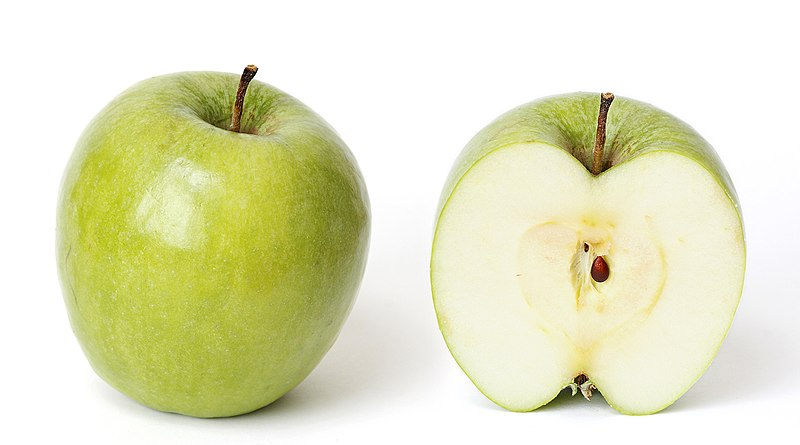
#> input picture 02_Image_Processing/apples.jpg, 800 x 445 px
$ jupyter execute 11_Otsu_thresholding.ipynb
#> lines starting #> are read from the running program, lines starting #| are printed output that depends on the picture; after the words box and inside, x2 and y2 are one past the last pixel; in counts of white or black regions, pixels touching at a corner belong together
[cell 1]
# Python program to illustrate
# Otsu thresholding type on an image

# organizing imports
import cv2
import numpy as np

# path to input image is specified and
# image is loaded with imread command
image1 = cv2.imread('apples.jpg')
#> image1 is the input picture: shape (445, 800, 3); mean B, G, R 194.3, 228.9, 227.9

# cv2.cvtColor is applied over the
# image input with applied parameters
# to convert the image in grayscale
img = cv2.cvtColor(image1, cv2.COLOR_BGR2GRAY)
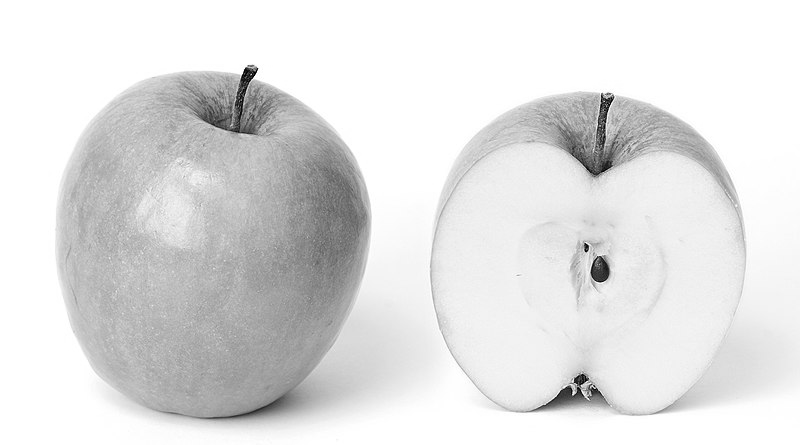
#> img: shape (445, 800); min 1, max 255, mean 224.7

# applying Otsu thresholding
# as an extra flag in binary
# thresholding
ret, thresh1 = cv2.threshold(img, 120, 255, cv2.THRESH_BINARY +
                                            cv2.THRESH_OTSU)
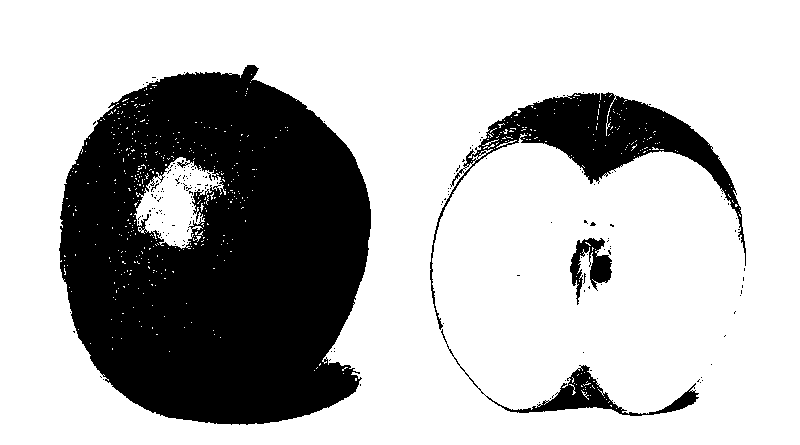
#> thresh1: shape (445, 800); 71.9% white; 173 black regions (169 under 20 px), largest, box (x1, y1, x2, y2) and area: (59, 65, 371, 425) 83960, (430, 92, 746, 330) 12032, (441, 329, 699, 416) 2437, (570, 238, 612, 305) 1217
#> ret = 208

# the window showing output image
# with the corresponding thresholding
# techniques applied to the input image
cv2.imshow('Otsu Threshold', thresh1)

# De-allocate any associated memory usage
cv2.waitKey(0)
cv2.destroyAllWindows()
